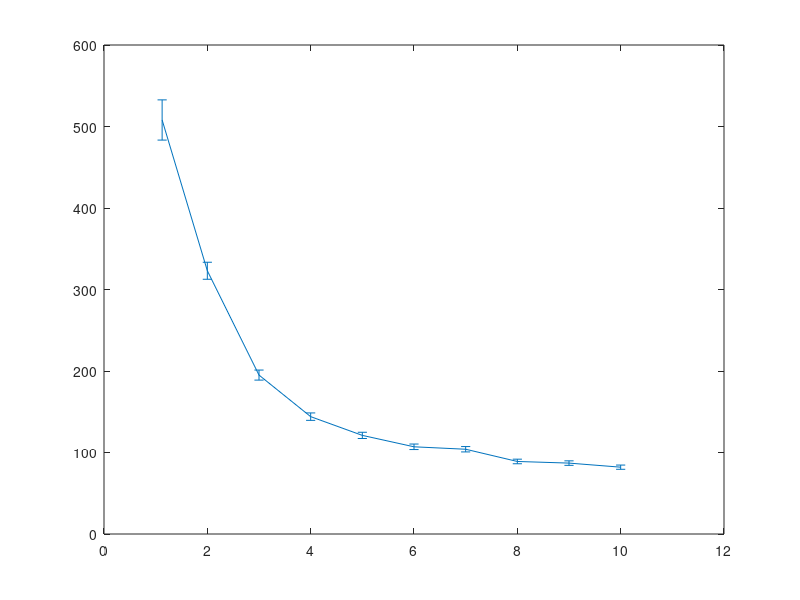

Recreate this plot in MATLAB. (Note: this script raises an error after producing the figure.)
clear all;
close all;
clc;

vin=[1.125 2 3 4 5 6 7 8 9 10];
sigma=[508 323 195 144 121 107 104 89 87 82];
err=[1/sqrt(424)*sigma(1) 1/sqrt(957)*sigma(2) 1/sqrt(1000)*sigma(3)...
     1/sqrt(1000)*sigma(4) 1/sqrt(1000)*sigma(5) 1/sqrt(1000)*sigma(6)...
     1/sqrt(1000)*sigma(7) 1/sqrt(1000)*sigma(8) 1/sqrt(990)*sigma(9) 1/sqrt(1000)*sigma(10)];

fitfun=@(A,x)sqrt(A(1)*x.^(-2)+A(2));
xf0=[0.9,140];
A=lsqcurvefit(fitfun,xf0,vin(1:end),sigma(1:end));

%plot(vin,sigma,'r*');
E1=errorbar(vin,sigma,err);
set(E1,'LineStyle', 'none ','Color', 'r','LineWidth', 3, 'Marker', '*', 'MarkerSize', 8, ...
         'MarkerEdgeColor', [.2 .2 .2], 'MarkerFaceColor' , [0,1,1]);
xlabel('input(mV)');
ylabel('jitter rms(ps)');
grid on
hold on

times = linspace(1.125,vin(end));
plot(times,fitfun(A,times),'b--','LineWidth', 2)
hold on

simin=[1.125 2 6 8];
simsig=[610.1 219.2 84.4 77.4];
simerr=[1/sqrt(40)*simsig(1) 1/sqrt(40)*simsig(2) 1/sqrt(40)*simsig(3) 1/sqrt(40)*simsig(4)];
E2=errorbar(simin,simsig,simerr);
set(E2,'LineStyle', 'none ','Color', 'g','LineWidth', 3, 'Marker', '.', 'MarkerSize', 8, ...
         'MarkerEdgeColor', [.2 .2 .2], 'MarkerFaceColor' , [0,1,1]);
legend('measurement data','measured data fitting','simulation data');
title('Board 1 T11 timing performance');